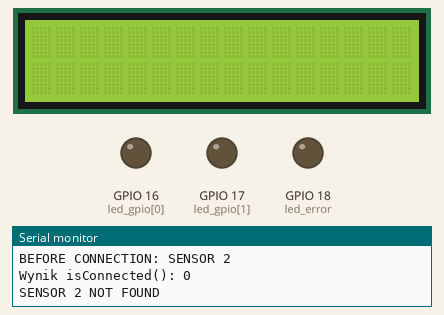
The sketch below on a simulated ESP32. Parts: 16×2 character LCD, output pins drawn as LEDs (lit = HIGH), the last lines printed to the serial monitor. Nothing arrives over Bluetooth unless stated.

Above: at 0.7 s.
At 8.0 s:
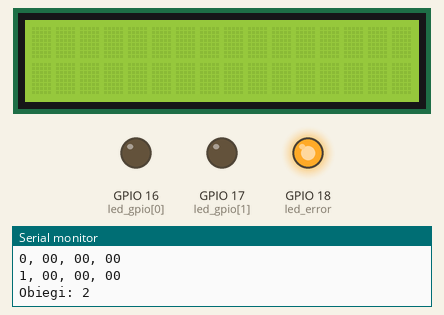
Timing chart, 0 to 19.5 s (numbered marks = the images above):
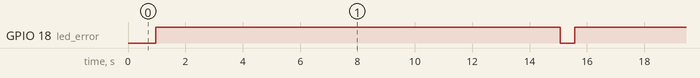

Measured:
- by itself, GPIO 18 (led_error): alternates HIGH for 14.1 s and LOW for 0.50 s

The sketch:

centralka-final-not-best-but-final.ino
```cpp
#include <BLEDevice.h>
#include <BLEUtils.h>
#include <BLEAddress.h>
#include <LiquidCrystal_I2C.h>

int lcdColumns = 16;// set the LCD number of columns and rows
int lcdRows = 2;
LiquidCrystal_I2C lcd(0x27, lcdColumns, lcdRows);// set LCD address, number of columns and rows

// The remote service we wish to connect to.
static BLEUUID serviceUUID("4fafc201-1fb5-459e-8fcc-c5c9c331914b");
// The characteristic of the remote service we are interested in.
static BLEUUID    charUUID("beb5483e-36e1-4688-b7f5-ea07361b26a8");

static int timesRead = 0;
long int freeMem;
const int howManySensors = 2;
static std::string validSensors[howManySensors] = {"7c:9e:bd:f8:a9:c2", "7c:9e:bd:f9:f9:fa"};

const byte led_gpio[howManySensors] = {16, 17};
const byte led_error = 18;

std::string value;
float temperature, pressure, humidity;

static bool connection_status[howManySensors] = {false, false};
static byte failed_connections[howManySensors] = {0, 0};
static bool skipLoop = false;
//static bool connected_succesfully = false;

static BLERemoteCharacteristic *pRemoteCharacteristics[howManySensors];
static BLERemoteService *pRemoteServices[howManySensors];
static BLEAddress *pServerAddress[howManySensors];
static BLEClient *pClients[howManySensors];

class MyClientCallback : public BLEClientCallbacks {
    void onConnect(BLEClient* pclient) {
      //connected_succesfully = true;
      Serial.println("Połączono");
    }

    void onDisconnect(BLEClient* pclient) {
      //connected_succesfully = false;
      Serial.println("Rozłączono");
      delay(3000);
      digitalWrite(led_error, HIGH);
      //Serial.print("onDiscconnect: "); //Serial.println(connected_succesfully);
      //ESP.restart();
    }
};


static MyClientCallback *clientCallback;

void setup() {
  Serial.begin(115200);
  lcd.init();
  lcd.backlight();// turn on LCD backlight
  lcd.clear();
  BLEDevice::init("Cent_Dev");
  clientCallback = new MyClientCallback();

  for (int i = 0; i < howManySensors; i++) {
    pinMode(led_gpio[i], OUTPUT);
    digitalWrite(led_gpio[i], LOW);
  }
  pinMode(led_error, OUTPUT);
  digitalWrite(led_error, LOW);

  for (int i = 0; i < howManySensors; i++) {
    Serial.print("Sensor nr: "); Serial.println(i + 1);
    pServerAddress[i] = new BLEAddress(validSensors[i]);
    pClients[i]  = BLEDevice::createClient();
    delay(100);
    pClients[i]->setClientCallbacks(clientCallback);
    delay(100);
    Serial.print("SETUP ENDED for sensor nr: "); Serial.println(i + 1);
  }

  //  for (int i = 0; i < howManySensors; i++) {
  //    Serial.print("BEFORE CONNECTION: SENSOR "); Serial.println(i + 1);
  //    pClients[i]->connect(*pServerAddress[i]);
  //
  //
  //    Serial.print("CONNECTION STATUS: "); Serial.println(connected_succesfully);
  //    delay(100);
  //    if (connected_succesfully == true) {
  //      digitalWrite(led_gpio[i], HIGH);
  //      delay(100);
  //      Serial.print("AFTER CONNECTION: SENSOR "); Serial.println(i + 1);
  //      delay(100);
  //      pRemoteServices[i] = pClients[i]->getService(serviceUUID);
  //      pRemoteCharacteristics[i] = pRemoteServices[i]->getCharacteristic(charUUID);
  //      delay(100);
  //      digitalWrite(led_gpio[i], LOW);
  //    } else if (connected_succesfully == false) {
  //      Serial.print("SENSOR "); Serial.print(i + 1); Serial.println(" NOT FOUND");
  //    }
  //  }
}


void loop() {
  //freeMem = ESP.getFreeHeap(); Serial.print("Remaining memory "); Serial.println(freeMem);
  for (int i = 0; i < howManySensors; i++) {
    failed_connections[i] = 0;
  }
  digitalWrite(led_error, LOW);

  for (int i = 0; i < howManySensors; i++) {

    Serial.print("BEFORE CONNECTION: SENSOR "); Serial.println(i + 1);
    if (connection_status[i] == false) {
      pClients[i]->connect(*pServerAddress[i]);
      delay(100);
    }
    //Serial.print("CONNECTION STATUS: "); Serial.println(connected_succesfully);
    connection_status[i] = pClients[i]->isConnected();
    Serial.print("Wynik isConnected(): "); Serial.println(connection_status[i]);
    if (connection_status[i] == true) {
      digitalWrite(led_gpio[i], HIGH);
      delay(100);
      Serial.print("AFTER CONNECTION: SENSOR "); Serial.println(i + 1);
      delay(100);
      pRemoteServices[i] = pClients[i]->getService(serviceUUID);
      pRemoteCharacteristics[i] = pRemoteServices[i]->getCharacteristic(charUUID);
      delay(2000);
      digitalWrite(led_gpio[i], LOW);
    } else {
      Serial.print("SENSOR "); Serial.print(i + 1); Serial.println(" NOT FOUND");
    }
  }
  delay(300);

  while (1) {
    //freeMem = ESP.getFreeHeap(); Serial.print("Remaining memory "); Serial.println(freeMem);

    for (int i = 0; i < howManySensors; i++) {
      //connection_status[i] = pClients[i]->isConnected();
      //Serial.print("Wynik isConnected(): "); Serial.println(connection_status[i]);
      if (connection_status[i] == true && pRemoteCharacteristics[i]->canRead()) {
        digitalWrite(led_gpio[i], HIGH);
        //        if (pRemoteCharacteristics[i]->canRead()) {
        value = pRemoteCharacteristics[i]->readValue();
        char * strtokIndx; // this is used by strtok() as an index

        strtokIndx = strtok((char *)value.c_str(), ",");     // get the first part
        temperature = atof(strtokIndx); // convert this part to a float
        strtokIndx = strtok(NULL, ","); // this continues where the previous call left off
        pressure = atof(strtokIndx);     // convert this part to a float
        strtokIndx = strtok(NULL, ",");
        humidity = atof(strtokIndx);     // convert this part to a float
        //Serial.print("T: "); Serial.print(temperature); Serial.print(" P: "); Serial.print(pressure); Serial.print(" H: "); Serial.println(humidity);
        Serial.print(i); Serial.print(", "); Serial.print(temperature); Serial.print(", "); Serial.print(pressure); Serial.print(", "); Serial.println(humidity);
        Serial.println();

        lcd.setCursor(0, i);
        lcd.print(temperature); lcd.print(","); lcd.print(pressure); lcd.print(","); lcd.println(humidity);
        //lcd.setCursor(0, 3*i);
        //lcd.print("SENSOR ");lcd.print(i+1);lcd.print("T: ");lcd.print(temperature);
        //lcd.setCursor(0, 3*i+1);
        //lcd.print("P: ");lcd.print(pressure);lcd.print("H: ");lcd.print(humidity);
        //        } else {
        //          Serial.print("NIE MOZNA ODCZYTAC: S "); Serial.println(i+1);
        //        }
        digitalWrite(led_gpio[i], LOW);
        delay(200);
        //pClients[i]->disconnect();
      } else {
        Serial.print(i); Serial.print(", "); Serial.print("00"); Serial.print(", "); Serial.print("00"); Serial.print(", "); Serial.println("00");
        Serial.println();
        digitalWrite(led_error, HIGH);
        delay(1000);
        if (connection_status[i] == true) {
          pClients[i]->disconnect();
        }
        if (failed_connections[i]++ >= 5) skipLoop = true;

        //break;//ESP.restart();//TU MUSI BYC FLAGA WYJSCAI Z WHILE
      }
    }
    Serial.print("Obiegi: "); Serial.println(timesRead++);
    delay(350);
    if (skipLoop == true) {
      skipLoop = false;
      Serial.println("WYSKAKUJE!");
      break;
    }
  }//while
}
```
